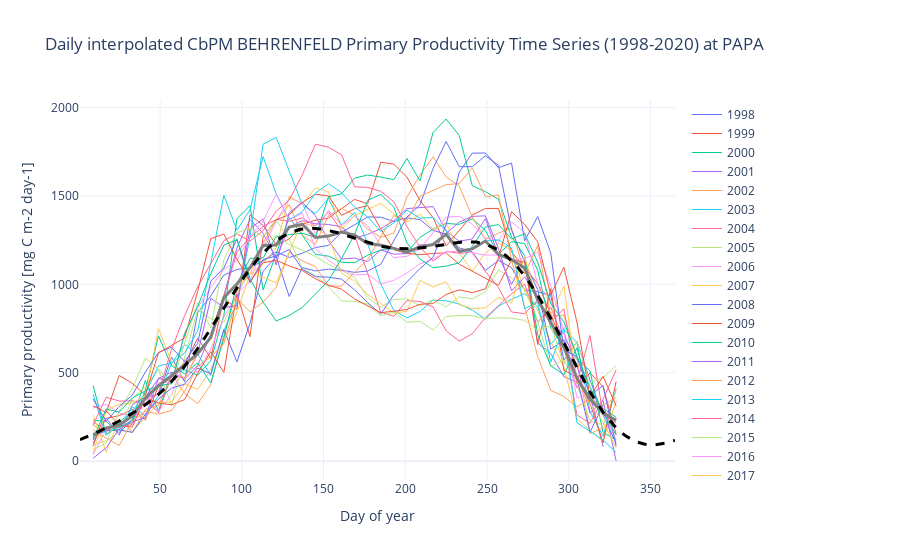

Notebook source saved alongside this figure:
### Markdown cell above
<div style="padding: 10px; border-radius: 5px; background-color: #cce5ff; color: #004085; border-left: 5px solid #007bff;">
    <strong>Note :</strong> To fit the double peak, a Fourier Serie of order 4 was used.
</div>

### Code cell
# Plot with interpolated daily values

# Group by year
years = pd.DatetimeIndex(ds_behr_papa.time.values).year.unique()

fig = go.Figure()

# Plot one line per year 
for year in years:
    yearly_data = ds_behr_papa.sel(time=str(year))["CbPM"]
    fig.add_trace(go.Scatter(
        x=yearly_data.time.dt.dayofyear,
        y=yearly_data.values,
        mode='lines',
        line=dict(width=1),
        name=str(year),
        showlegend=True 
    ))

# Plot climatology in black
fig.add_trace(go.Scatter(
    x=clim_8d_behr['day_of_year'],
    y=clim_8d_behr['CbPM'].values,
    mode='lines',
    name='Median',
    line=dict(color='grey', width=3)
))

# Add the interpolated Fourier daily curve
fig.add_trace(go.Scatter(
    x=np.arange(1, 366),  # day-of-year
    y=behr_daily,
    mode='lines',
    name='Fourier Interpolated Median',
    line=dict(color='black', width=3, dash='dash')
))
fig.update_layout(
    title='Daily interpolated CbPM BEHRENFELD Primary Productivity Time Series (1998-2020) at PAPA',
    xaxis_title='Day of year',
    yaxis_title='Primary productivity [mg C m-2 day-1]', 
    template='plotly_white'
)

fig.show()
